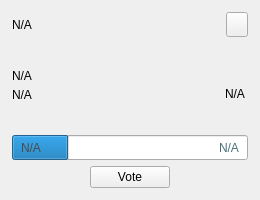
<?xml version="1.0" encoding="UTF-8"?>
<ui version="4.0">
 <class>ProposalCard</class>
 <widget class="QWidget" name="ProposalCard">
  <property name="geometry">
   <rect>
    <x>0</x>
    <y>0</y>
    <width>260</width>
    <height>200</height>
   </rect>
  </property>
  <property name="sizePolicy">
   <sizepolicy hsizetype="MinimumExpanding" vsizetype="MinimumExpanding">
    <horstretch>0</horstretch>
    <verstretch>0</verstretch>
   </sizepolicy>
  </property>
  <property name="minimumSize">
   <size>
    <width>260</width>
    <height>200</height>
   </size>
  </property>
  <property name="maximumSize">
   <size>
    <width>330</width>
    <height>200</height>
   </size>
  </property>
  <layout class="QVBoxLayout" name="verticalLayout_1">
   <property name="spacing">
    <number>0</number>
   </property>
   <property name="leftMargin">
    <number>0</number>
   </property>
   <property name="topMargin">
    <number>0</number>
   </property>
   <property name="rightMargin">
    <number>0</number>
   </property>
   <property name="bottomMargin">
    <number>0</number>
   </property>
   <item>
    <widget class="QWidget" name="card" native="true">
     <property name="sizePolicy">
      <sizepolicy hsizetype="Preferred" vsizetype="Minimum">
       <horstretch>0</horstretch>
       <verstretch>0</verstretch>
      </sizepolicy>
     </property>
     <property name="minimumSize">
      <size>
       <width>0</width>
       <height>200</height>
      </size>
     </property>
     <property name="styleSheet">
      <string notr="true"/>
     </property>
     <layout class="QVBoxLayout" name="verticalLayout_2" stretch="4,4,2,4">
      <property name="leftMargin">
       <number>12</number>
      </property>
      <property name="topMargin">
       <number>12</number>
      </property>
      <property name="rightMargin">
       <number>12</number>
      </property>
      <property name="bottomMargin">
       <number>12</number>
      </property>
      <item>
       <layout class="QHBoxLayout" name="horizontalLayout_1">
        <property name="spacing">
         <number>0</number>
        </property>
        <item>
         <widget class="QLabel" name="labelPropName">
          <property name="text">
           <string notr="true">N/A</string>
          </property>
         </widget>
        </item>
        <item>
         <spacer name="horizontalSpacer_1">
          <property name="orientation">
           <enum>Qt::Horizontal</enum>
          </property>
          <property name="sizeHint" stdset="0">
           <size>
            <width>40</width>
            <height>20</height>
           </size>
          </property>
         </spacer>
        </item>
        <item>
         <widget class="QPushButton" name="btnLink">
          <property name="sizePolicy">
           <sizepolicy hsizetype="Fixed" vsizetype="Fixed">
            <horstretch>0</horstretch>
            <verstretch>0</verstretch>
           </sizepolicy>
          </property>
          <property name="maximumSize">
           <size>
            <width>22</width>
            <height>25</height>
           </size>
          </property>
          <property name="cursor">
           <cursorShape>PointingHandCursor</cursorShape>
          </property>
          <property name="focusPolicy">
           <enum>Qt::NoFocus</enum>
          </property>
          <property name="text">
           <string/>
          </property>
         </widget>
        </item>
       </layout>
      </item>
      <item>
       <widget class="QWidget" name="widget" native="true">
        <layout class="QHBoxLayout" name="horizontalLayout_2">
         <property name="spacing">
          <number>0</number>
         </property>
         <property name="leftMargin">
          <number>0</number>
         </property>
         <property name="topMargin">
          <number>0</number>
         </property>
         <property name="rightMargin">
          <number>0</number>
         </property>
         <property name="bottomMargin">
          <number>0</number>
         </property>
         <item>
          <widget class="QWidget" name="containerAmount" native="true">
           <property name="sizePolicy">
            <sizepolicy hsizetype="Preferred" vsizetype="Fixed">
             <horstretch>0</horstretch>
             <verstretch>0</verstretch>
            </sizepolicy>
           </property>
           <layout class="QVBoxLayout" name="verticalLayout_3">
            <property name="spacing">
             <number>5</number>
            </property>
            <property name="sizeConstraint">
             <enum>QLayout::SetMinimumSize</enum>
            </property>
            <property name="leftMargin">
             <number>0</number>
            </property>
            <property name="topMargin">
             <number>0</number>
            </property>
            <property name="rightMargin">
             <number>0</number>
            </property>
            <property name="bottomMargin">
             <number>0</number>
            </property>
            <item alignment="Qt::AlignBottom">
             <widget class="QLabel" name="labelPropAmount">
              <property name="text">
               <string notr="true">N/A</string>
              </property>
             </widget>
            </item>
            <item>
             <widget class="QLabel" name="labelPropMonths">
              <property name="text">
               <string notr="true">N/A</string>
              </property>
             </widget>
            </item>
           </layout>
          </widget>
         </item>
         <item>
          <spacer name="horizontalSpacer_2">
           <property name="orientation">
            <enum>Qt::Horizontal</enum>
           </property>
           <property name="sizeHint" stdset="0">
            <size>
             <width>40</width>
             <height>20</height>
            </size>
           </property>
          </spacer>
         </item>
         <item alignment="Qt::AlignVCenter">
          <widget class="QLabel" name="labelStatus">
           <property name="styleSheet">
            <string notr="true">margin-top:16;</string>
           </property>
           <property name="text">
            <string notr="true">N/A</string>
           </property>
          </widget>
         </item>
        </layout>
       </widget>
      </item>
      <item>
       <widget class="QWidget" name="containerVotes" native="true">
        <property name="sizePolicy">
         <sizepolicy hsizetype="Preferred" vsizetype="Fixed">
          <horstretch>0</horstretch>
          <verstretch>0</verstretch>
         </sizepolicy>
        </property>
        <layout class="QGridLayout" name="gridLayout">
         <property name="leftMargin">
          <number>0</number>
         </property>
         <property name="topMargin">
          <number>0</number>
         </property>
         <property name="rightMargin">
          <number>0</number>
         </property>
         <property name="bottomMargin">
          <number>0</number>
         </property>
         <property name="spacing">
          <number>0</number>
         </property>
         <item row="0" column="0">
          <widget class="QProgressBar" name="votesBar">
           <property name="sizePolicy">
            <sizepolicy hsizetype="Expanding" vsizetype="Expanding">
             <horstretch>0</horstretch>
             <verstretch>0</verstretch>
            </sizepolicy>
           </property>
           <property name="minimumSize">
            <size>
             <width>0</width>
             <height>25</height>
            </size>
           </property>
           <property name="font">
            <font>
             <stylestrategy>NoAntialias</stylestrategy>
            </font>
           </property>
           <property name="value">
            <number>24</number>
           </property>
           <property name="textVisible">
            <bool>false</bool>
           </property>
          </widget>
         </item>
         <item row="0" column="0">
          <widget class="QWidget" name="containerText" native="true">
           <property name="minimumSize">
            <size>
             <width>0</width>
             <height>0</height>
            </size>
           </property>
           <layout class="QHBoxLayout" name="horizontalLayout_3">
            <property name="spacing">
             <number>0</number>
            </property>
            <property name="topMargin">
             <number>0</number>
            </property>
            <property name="bottomMargin">
             <number>0</number>
            </property>
            <item>
             <widget class="QLabel" name="labelNo">
              <property name="styleSheet">
               <string notr="true">color:#494A4A;</string>
              </property>
              <property name="text">
               <string notr="true">N/A</string>
              </property>
             </widget>
            </item>
            <item>
             <spacer name="horizontalSpacer_3">
              <property name="orientation">
               <enum>Qt::Horizontal</enum>
              </property>
              <property name="sizeHint" stdset="0">
               <size>
                <width>93</width>
                <height>20</height>
               </size>
              </property>
             </spacer>
            </item>
            <item>
             <widget class="QLabel" name="labelYes">
              <property name="styleSheet">
               <string notr="true">color:#486F78;</string>
              </property>
              <property name="text">
               <string notr="true">N/A</string>
              </property>
             </widget>
            </item>
           </layout>
          </widget>
         </item>
        </layout>
       </widget>
      </item>
      <item>
       <layout class="QHBoxLayout" name="horizontalLayout_4">
        <item>
         <spacer name="horizontalSpacer_4">
          <property name="orientation">
           <enum>Qt::Horizontal</enum>
          </property>
          <property name="sizeHint" stdset="0">
           <size>
            <width>40</width>
            <height>20</height>
           </size>
          </property>
         </spacer>
        </item>
        <item>
         <widget class="QPushButton" name="btnVote">
          <property name="minimumSize">
           <size>
            <width>80</width>
            <height>0</height>
           </size>
          </property>
          <property name="focusPolicy">
           <enum>Qt::NoFocus</enum>
          </property>
          <property name="styleSheet">
           <string notr="true"/>
          </property>
          <property name="text">
           <string>Vote</string>
          </property>
         </widget>
        </item>
        <item>
         <spacer name="horizontalSpacer_5">
          <property name="orientation">
           <enum>Qt::Horizontal</enum>
          </property>
          <property name="sizeHint" stdset="0">
           <size>
            <width>40</width>
            <height>20</height>
           </size>
          </property>
         </spacer>
        </item>
       </layout>
      </item>
     </layout>
    </widget>
   </item>
  </layout>
 </widget>
 <resources/>
 <connections/>
</ui>
